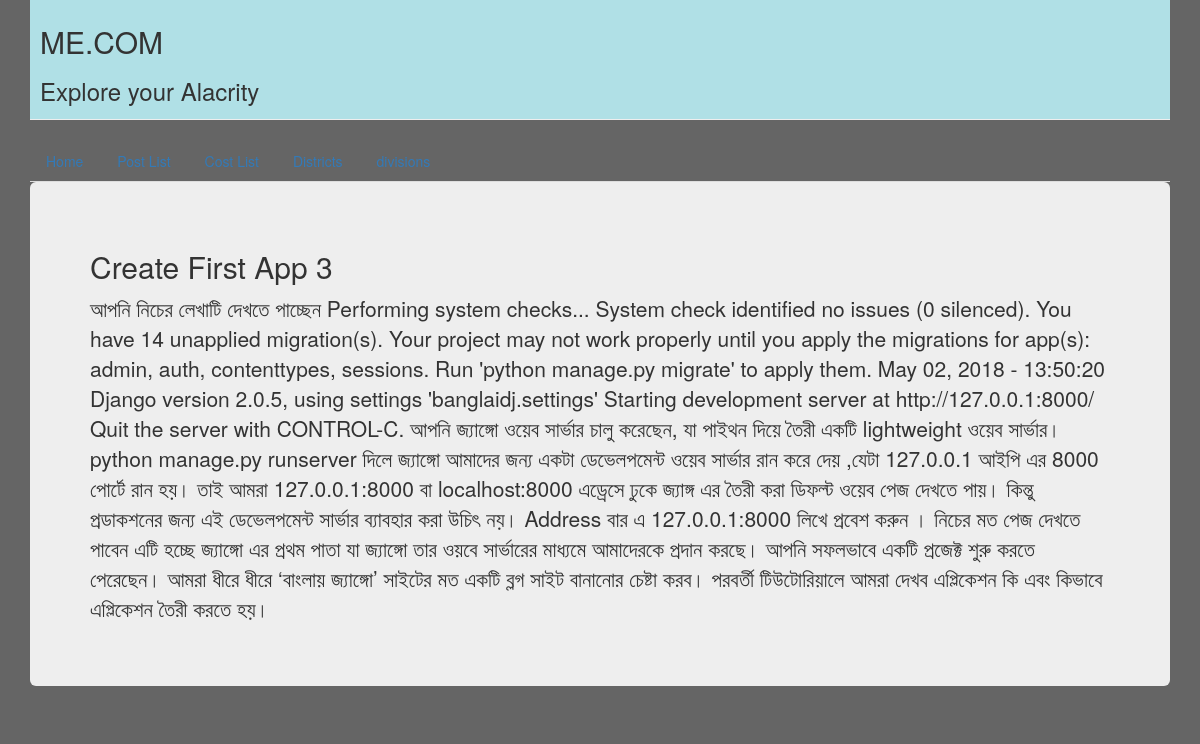
The page /blog/single-post/7/ on the database its author committed.
### blog_post/models.py (models this page shows)
class post(models.Model):
	title=models.CharField(max_length=200)
	description=models.TextField()
	def __str__(self):
		return self.title

### blog_post/views.py (the view)
# urls.py: path('single-post/<post_id>/',views.single_post, name= 'single-post')
def single_post(request, post_id):
	Post=post.objects.get(pk=post_id)
	print(Post)
	return render(request,'blog/single_post.html',{'Post':Post})

### blog_post/templates/blog/single_post.html
{% extends 'blog/base.html'%}
	{%block content%}
		<h2>{{ Post.title }}</h2>
		<p>{{ Post.description }}</p>
	{%endblock%}

### static/style.css (style rules this page uses)
.Body { background-color:656565; line-height=24px; }

### rows shown on the page
post: title "Create First App 3", description "আপনি নিচের লেখাটি দেখতে পাচ্ছেন Performing system checks... System check identified no issues (0 silenced). You have 14 unapplied migration(s). Your project may not work properly until you apply the migrations for app(s): admin, auth, contenttypes, sessions. Run 'python manage.py migrate' to apply them. May 02, 2018 - 13:50:20 Django version 2.0.5, using settings 'banglaidj.settings' Starting development server at http://127.0.0.1:8000/ Quit the server with CONTROL-C. আপনি জ্যাঙ্গো ওয়েব সার্ভার চালু করেছেন, যা পাইথন দিয়ে তৈরী একটি lightweight ওয়েব সার্ভার। python manage.py runserver দিলে জ্যাঙ্গো আমাদের জন্য একটা ডেভেলপমেন্ট ওয়েব সার্ভার রান করে দেয় ,যেটা 127.0.0.1 আইপি এর 8000 পোর্টে রান…"
